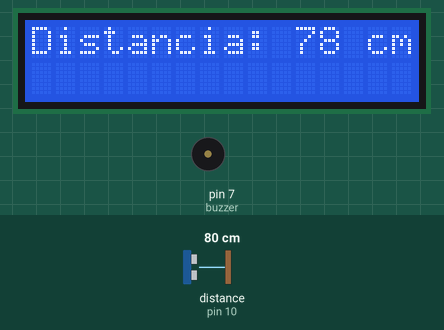
Recording of a sketch running on a simulated Arduino Uno, built with avr-gcc and run on an emulated ATmega328P. Parts: 16×2 character LCD, buzzer (waves = sounding, pin HIGH). Wiring (inferred from the names in the program): ultrasonic range finder: trigger pin 9; echo pin 10. Inputs (shaded band) come from the test bench; at power-on: distance to the obstacle (sensor on pin 10) 80 cm. The echo pulse lasts 58.3 µs per cm; pins used as bus, display or sensor lines are not drawn.

Above: at 1.2 s.
1.3 s: distance to the obstacle (sensor on pin 10) set to 7 cm
At 2.5 s:
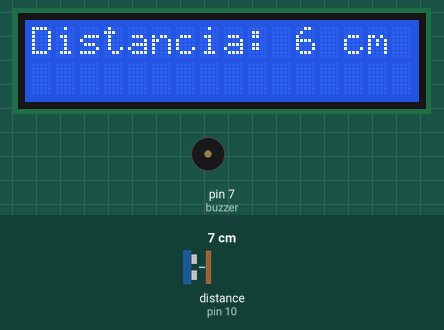
3.1 s: distance to the obstacle (sensor on pin 10) set to 4 cm
At 3.3 s:
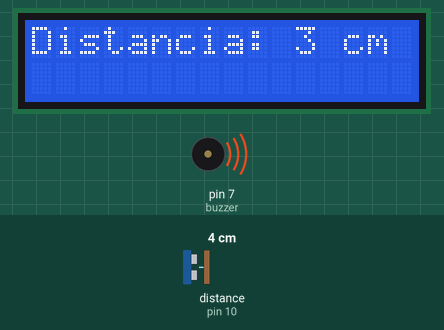
6.1 s: distance to the obstacle (sensor on pin 10) set to 2 cm
At 6.52 s:
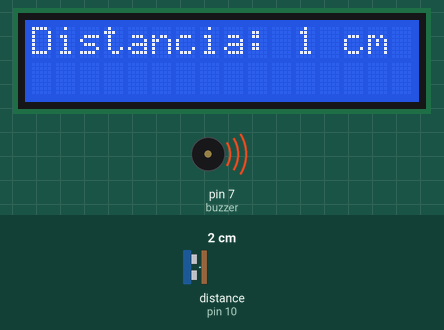
Timing chart, 0 to 14.1 s (numbered marks = the images above; inputs shaded):
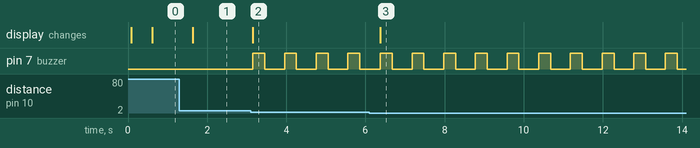

Measured:
- the behaviour switches between 6 and 5 cm on distance to the obstacle (sensor on pin 10) (found by bisection; images 1 and 2)
- after the input at 1.3 s, the display: changes after 0.34 s (image 1)
- after the input at 3.1 s, pin 7 (buzzer): alternates HIGH for 0.30 s and LOW for 0.50 s, starting after 0.06 s; the display: changes after 0.06 s (image 2)
- after the input at 6.1 s, the display: changes after 0.28 s (image 3)

The sketch:

sensor_de_distancia_con_buzz.ino.ino
```cpp
#include <Wire.h> //biblioteca le permite comunicarse con dispositivos I2C
#include <LiquidCrystal_I2C.h> //biblioteca que permite controlar pantallas I2C
const int trigPin = 9;    //pin donde lo conectamos trigger
const int echoPin = 10;   //pin donde conectamos echo
long duracion;   //declar variables
int distancia;
int ultimaDistancia = 0;
int buzzer = 7;         //pin donde conectamos el buzzer
LiquidCrystal_I2C lcd(0x27,16,2); //creamos objetos
void setup()
{
  pinMode(trigPin, OUTPUT); //inicializamos como salida
  pinMode(echoPin, INPUT);  //inicializamos como entrada
  pinMode(buzzer, OUTPUT);  //inicializamos como salida
  lcd.init(); //inicializar el objeto
  lcd.backlight(); //encender el display
}
void loop()
{
  digitalWrite(trigPin, LOW);  //apagamos
  delayMicroseconds(2);
  digitalWrite(trigPin, HIGH);  //encendemos para enviar la onda
  delayMicroseconds(10);
  digitalWrite(trigPin, LOW);
  duracion = pulseIn(echoPin, HIGH); //obtener duracion en microsegundos
  distancia = (duracion * 0.034) / 2; //formula para obtener la distancia
  if(distancia != ultimaDistancia) //no es igual a la ultima distancia
  {
    lcd.clear(); //limpiar la pantalla de LCD
    lcd.setCursor(0, 0); //posicionarnos
    lcd.print("Distancia: "); // Imprimir en la pantalla de LCD
    lcd.print(distancia); //imprimir variable distancia
    lcd.print(" cm");
    ultimaDistancia = distancia; //actualizar variable
  }
  if(distancia < 5) //objeto a menos de 5cm
  {
   digitalWrite(buzzer, HIGH);  //suena el buzzer
   delay(300);                  //tiempo durante el que suena
   digitalWrite(buzzer, LOW);   //deja de sonar el buzzer
  }
  delay(500);
}
```
